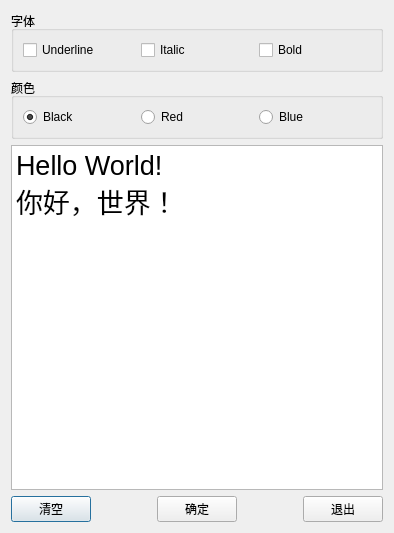
<?xml version="1.0" encoding="UTF-8"?>
<ui version="4.0">
 <class>Dialog</class>
 <widget class="QDialog" name="Dialog">
  <property name="geometry">
   <rect>
    <x>0</x>
    <y>0</y>
    <width>394</width>
    <height>533</height>
   </rect>
  </property>
  <property name="windowTitle">
   <string>信号与槽的使用</string>
  </property>
  <property name="windowIcon">
   <iconset resource="Resources/res.qrc">
    <normaloff>:/icons/images/editor.ico</normaloff>:/icons/images/editor.ico</iconset>
  </property>
  <layout class="QVBoxLayout" name="verticalLayout_2">
   <item>
    <layout class="QVBoxLayout" name="verticalLayout">
     <item>
      <widget class="QGroupBox" name="groupBox_color">
       <property name="title">
        <string>字体</string>
       </property>
       <layout class="QHBoxLayout" name="horizontalLayout_5">
        <item>
         <widget class="QCheckBox" name="cb_under">
          <property name="text">
           <string>Underline</string>
          </property>
         </widget>
        </item>
        <item>
         <widget class="QCheckBox" name="cb_italic">
          <property name="text">
           <string>Italic</string>
          </property>
         </widget>
        </item>
        <item>
         <widget class="QCheckBox" name="cb_bold">
          <property name="text">
           <string>Bold</string>
          </property>
         </widget>
        </item>
       </layout>
      </widget>
     </item>
    </layout>
   </item>
   <item>
    <widget class="QGroupBox" name="groupBox_font">
     <property name="title">
      <string>颜色</string>
     </property>
     <layout class="QHBoxLayout" name="horizontalLayout_2">
      <item>
       <widget class="QRadioButton" name="rbtn_black">
        <property name="text">
         <string>Black</string>
        </property>
        <property name="checked">
         <bool>true</bool>
        </property>
       </widget>
      </item>
      <item>
       <widget class="QRadioButton" name="rbtn_red">
        <property name="text">
         <string>Red</string>
        </property>
       </widget>
      </item>
      <item>
       <widget class="QRadioButton" name="rbtn_blue">
        <property name="text">
         <string>Blue</string>
        </property>
       </widget>
      </item>
     </layout>
    </widget>
   </item>
   <item>
    <widget class="QPlainTextEdit" name="pt_edit_display">
     <property name="font">
      <font>
       <pointsize>20</pointsize>
      </font>
     </property>
     <property name="plainText">
      <string>Hello World!
你好，世界！</string>
     </property>
    </widget>
   </item>
   <item>
    <layout class="QHBoxLayout" name="horizontalLayout_3">
     <item>
      <widget class="QPushButton" name="pbtn_clear">
       <property name="text">
        <string>清空</string>
       </property>
       <property name="icon">
        <iconset resource="Resources/res.qrc">
         <normaloff>:/icons/images/212.bmp</normaloff>:/icons/images/212.bmp</iconset>
       </property>
      </widget>
     </item>
     <item>
      <spacer name="horizontalSpacer">
       <property name="orientation">
        <enum>Qt::Orientation::Horizontal</enum>
       </property>
       <property name="sizeHint" stdset="0">
        <size>
         <width>40</width>
         <height>20</height>
        </size>
       </property>
      </spacer>
     </item>
     <item>
      <widget class="QPushButton" name="pbtn_confirm">
       <property name="text">
        <string>确定</string>
       </property>
       <property name="icon">
        <iconset resource="Resources/res.qrc">
         <normaloff>:/icons/images/322.bmp</normaloff>:/icons/images/322.bmp</iconset>
       </property>
      </widget>
     </item>
     <item>
      <spacer name="horizontalSpacer_2">
       <property name="orientation">
        <enum>Qt::Orientation::Horizontal</enum>
       </property>
       <property name="sizeHint" stdset="0">
        <size>
         <width>40</width>
         <height>20</height>
        </size>
       </property>
      </spacer>
     </item>
     <item>
      <widget class="QPushButton" name="pbtn_quit">
       <property name="text">
        <string>退出</string>
       </property>
       <property name="icon">
        <iconset resource="Resources/res.qrc">
         <normaloff>:/icons/images/324.bmp</normaloff>:/icons/images/324.bmp</iconset>
       </property>
      </widget>
     </item>
    </layout>
   </item>
  </layout>
 </widget>
 <resources>
  <include location="Resources/res.qrc"/>
 </resources>
 <connections>
  <connection>
   <sender>pbtn_quit</sender>
   <signal>clicked()</signal>
   <receiver>Dialog</receiver>
   <slot>close()</slot>
   <hints>
    <hint type="sourcelabel">
     <x>341</x>
     <y>507</y>
    </hint>
    <hint type="destinationlabel">
     <x>196</x>
     <y>266</y>
    </hint>
   </hints>
  </connection>
  <connection>
   <sender>pbtn_confirm</sender>
   <signal>clicked()</signal>
   <receiver>Dialog</receiver>
   <slot>accept()</slot>
   <hints>
    <hint type="sourcelabel">
     <x>196</x>
     <y>507</y>
    </hint>
    <hint type="destinationlabel">
     <x>196</x>
     <y>266</y>
    </hint>
   </hints>
  </connection>
 </connections>
</ui>
